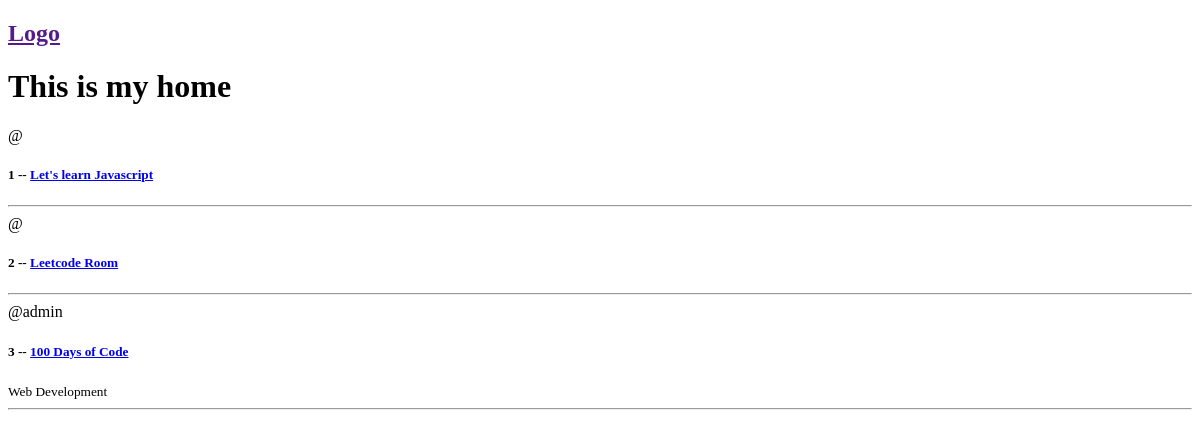
Before: / with the older database file.
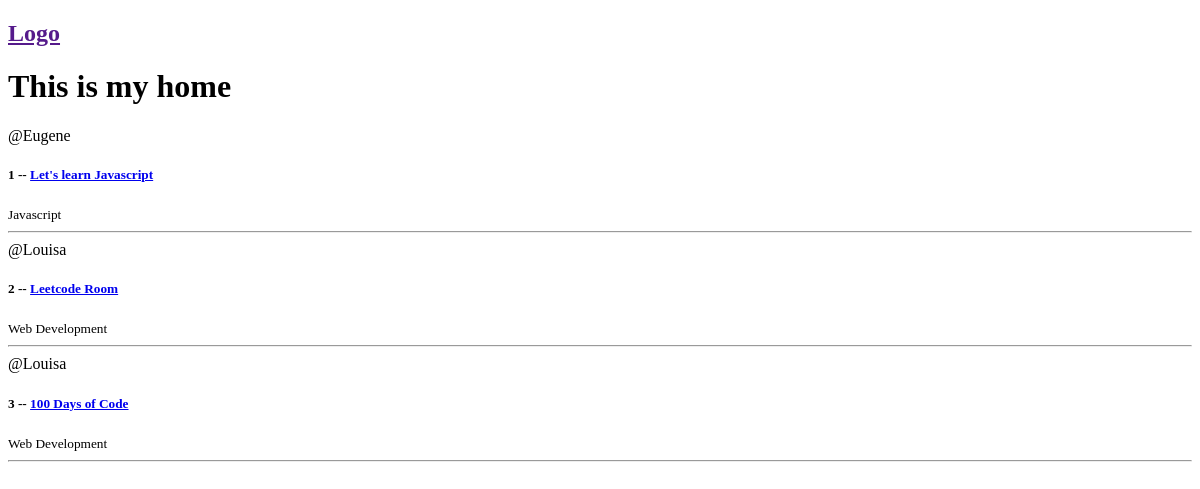
After: the same page with the newer database file.
### studybuddy/models.py (models this page shows, shortened)
class Room(models.Model):
    host = models.ForeignKey(User, on_delete=models.SET_NULL, null=True)
    topic = models.ForeignKey(Topic, on_delete=models.SET_NULL, null=True)
    name = models.CharField(max_length=200)
    description = models.TextField(null=True, blank=True)
    updated = models.DateTimeField(auto_now=True)
    created = models.DateTimeField(auto_now_add=True)

class Topic(models.Model):
    name = models.CharField(max_length=100)

### studybuddy/views.py (the view)
# urls.py: 2. Add a URL to urlpatterns:  path('', views.home, name='home')
def home(request):
    room_list = Room.objects.all()
    context = {'rooms':room_list}
    return render (request, "home.html", context)

### templates/home.html
{% extends "main.html" %}
{% block content %}
<h1>This is my home</h1>
<div>
    <div>
        {% for room in rooms %}
        <div>
            <span>@{{room.host.username}}</span>
            <h5>{{room.id}} -- <a href=" {% url "rooms" room.id%} ">{{room.name}}</a></h5>
            <small>{{room.topic.name}}</small>
            <hr>
        </div>
        {% endfor %}
    </div>
</div>
{% endblock %}

### templates/main.html (shortened to what this page needs)
<!DOCTYPE html>
<html lang="en">
<head>
</head>
<body>
    {% include "navbar.html" %}
    {% block content %}
    {% endblock  %}
</body>
</html>

### templates/navbar.html
<h2>
    <a href="">Logo</a>
</h2>

Changed rows visible on the page:
changed Room "Let's learn Javascript": host.username (not shown) → "Eugene"; topic.name (not shown) → "Javascript"
changed Room "Leetcode Room": host.username (not shown) → "Louisa"; topic.name (not shown) → "Web Development"
changed Room "100 Days of Code": host.username "admin" → "Louisa"
